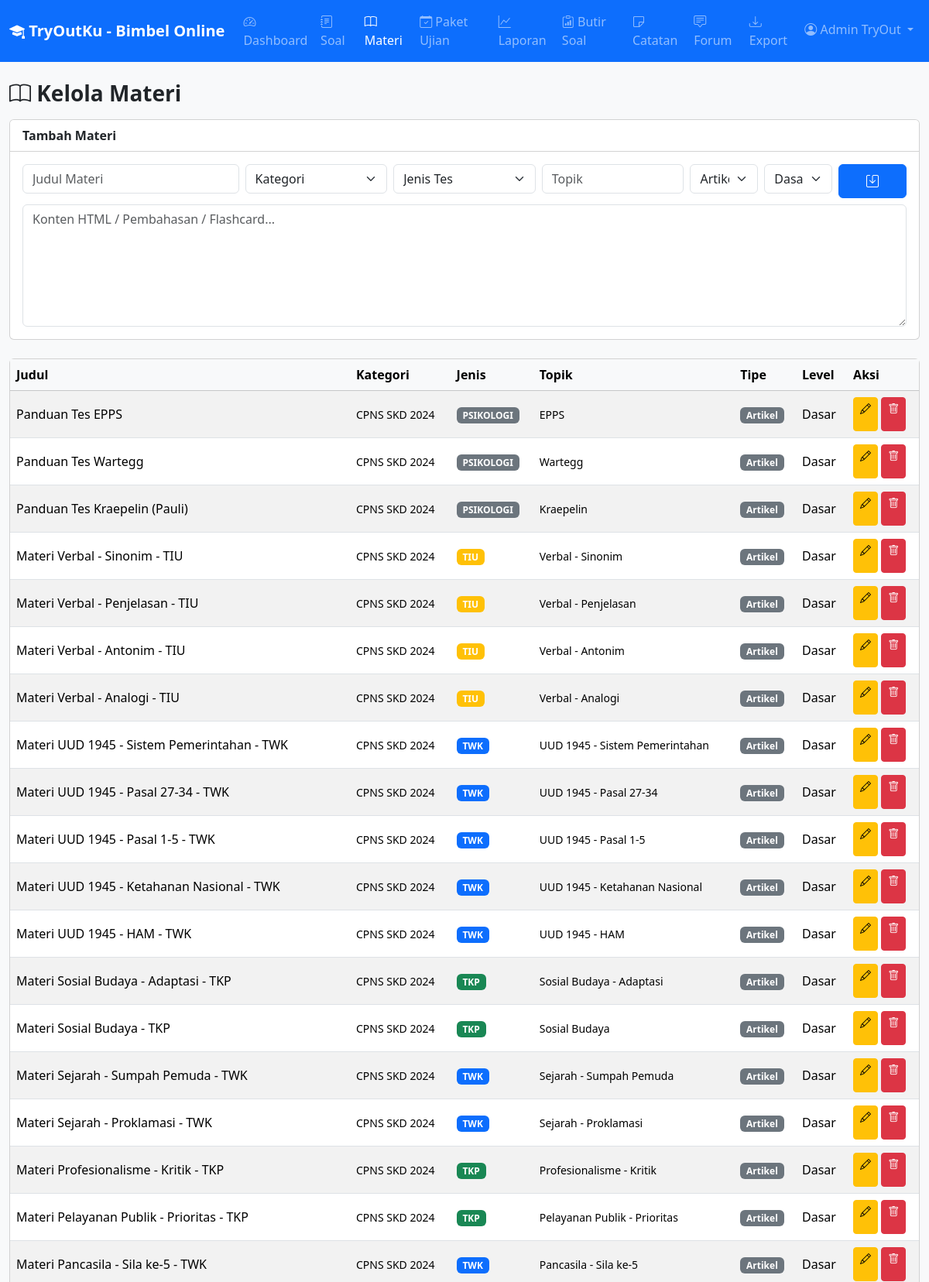
/admin/kelola_materi.php (signed in, upper part), run on the app's committed database.
### tables this page shows
CREATE TABLE `materi` (
  `id` int(11) NOT NULL AUTO_INCREMENT,
  `kategori_ujian_id` int(11) DEFAULT NULL,
  `judul` varchar(255) NOT NULL,
  `topik` varchar(100) NOT NULL,
  `jenis_tes` enum('twk','tiu','tkp','psikologi') DEFAULT NULL,
  `konten_html` longtext DEFAULT NULL,
  `tipe` enum('artikel','video','flashcard','rumus') DEFAULT 'artikel',
  `level` enum('dasar','menengah','lanjut') DEFAULT 'dasar',
  `created_at` datetime DEFAULT current_timestamp(),
  PRIMARY KEY (`id`),
  KEY `kategori_ujian_id` (`kategori_ujian_id`),
  CONSTRAINT `materi_kategori` FOREIGN KEY (`kategori_ujian_id`) REFERENCES `kategori_ujian` (`id`) ON DELETE SET NULL
);

CREATE TABLE `kategori_ujian` (
  `id` int(11) NOT NULL AUTO_INCREMENT,
  `nama` varchar(50) NOT NULL,
  `deskripsi` text DEFAULT NULL,
  `passing_grade_twk` int(5) NOT NULL DEFAULT 65,
  `passing_grade_tiu` int(5) NOT NULL DEFAULT 80,
  `passing_grade_tkp` int(5) NOT NULL DEFAULT 166,
  `passing_grade_kumulatif` int(5) NOT NULL DEFAULT 311,
  `waktu_pengerjaan` int(5) NOT NULL DEFAULT 90,
  `jumlah_soal` int(5) NOT NULL DEFAULT 100,
  `jumlah_soal_twk` int(5) NOT NULL DEFAULT 35,
  `jumlah_soal_tiu` int(5) NOT NULL DEFAULT 30,
  `jumlah_soal_tkp` int(5) NOT NULL DEFAULT 35,
  `created_at` datetime DEFAULT current_timestamp(),
  PRIMARY KEY (`id`)
);

### includes/functions.php (called while the page is built, shortened)
<?php
function e($str) {
    return htmlspecialchars($str ?? '', ENT_QUOTES, 'UTF-8');
}
function getJenisTesLabel($jenis) {
    $map = ['twk' => 'TWK', 'tiu' => 'TIU', 'tkp' => 'TKP'];
    return $map[$jenis] ?? strtoupper($jenis);
}
function getJenisTesColor($jenis) {
    $map = ['twk' => 'primary', 'tiu' => 'warning', 'tkp' => 'success'];
    return $map[$jenis] ?? 'secondary';
}

### admin/kelola_materi.php (the view, shortened to what this page needs)
<?php
require_once __DIR__ . '/../includes/functions.php';
$editData = null;
$materi = $conn->query('SELECT m.*, k.nama as kategori_nama FROM materi m LEFT JOIN kategori_ujian k ON m.kategori_ujian_id = k.id ORDER BY m.id DESC');
require_once __DIR__ . '/../includes/header.php';
require_once __DIR__ . '/../includes/navbar_admin.php';
?>
<div class="container py-4">
    <h3 class="fw-bold mb-3"><i class="bi bi-book"></i> Kelola Materi</h3>
    <div class="card mb-4">
        <div class="card-header bg-white fw-bold"><?= $editData ? 'Edit' : 'Tambah' ?> Materi</div>
        <div class="card-body">
            <form method="POST">
                <div class="row g-2">
                    <div class="col-md-3"><input type="text" name="judul" class="form-control" placeholder="Judul Materi" required value="<?= e($editData['judul'] ?? '') ?>"></div>
                    <div class="col-md-2">
                        <select name="kategori_ujian_id" class="form-select" required>
                            <option value="">Kategori</option>
                        </select>
                    </div>
                    <div class="col-md-2">
                        <select name="jenis_tes" class="form-select">
                            <option value="">Jenis Tes</option>
                        </select>
                    </div>
                    <div class="col-md-2"><input type="text" name="topik" class="form-control" placeholder="Topik" required value="<?= e($editData['topik'] ?? '') ?>"></div>
                    <div class="col-md-1">
                        <select name="tipe" class="form-select">
                            <?php foreach (['artikel','video','flashcard','rumus'] as $t): ?>
                                <option value="<?= $t ?>" <?= ($editData['tipe'] ?? '') === $t ? 'selected' : '' ?>><?= ucfirst($t) ?></option>
                            <?php endforeach; ?>
                        </select>
                    </div>
                    <div class="col-md-1">
                        <select name="level" class="form-select">
                            <?php foreach (['dasar','menengah','lanjut'] as $l): ?>
                                <option value="<?= $l ?>" <?= ($editData['level'] ?? '') === $l ? 'selected' : '' ?>><?= ucfirst($l) ?></option>
                            <?php endforeach; ?>
                        </select>
                    </div>
                    <div class="col-md-1">
                        <button type="submit" class="btn btn-primary w-100"><i class="bi bi-save"></i></button>
                    </div>
                </div>
                <div class="mt-2">
                    <textarea name="konten_html" class="form-control" rows="6" placeholder="Konten HTML / Pembahasan / Flashcard..."><?= e($editData['konten_html'] ?? '') ?></textarea>
                </div>
            </form>
        </div>
    </div>
    <div class="card">
        <div class="card-body p-0">
            <div class="table-responsive">
                <table class="table table-hover table-striped mb-0 align-middle">
                    <thead class="table-light">
                        <tr><th>Judul</th><th>Kategori</th><th>Jenis</th><th>Topik</th><th>Tipe</th><th>Level</th><th>Aksi</th></tr>
                    </thead>
                    <tbody>
                        <?php while ($row = $materi->fetch_assoc()): ?>
                        <tr>
                            <td><?= e($row['judul']) ?></td>
                            <td><small><?= e($row['kategori_nama'] ?? '-') ?></small></td>
                            <td><span class="badge bg-<?= getJenisTesColor($row['jenis_tes']) ?>"><?= getJenisTesLabel($row['jenis_tes']) ?></span></td>
                            <td><small><?= e($row['topik']) ?></small></td>
                            <td><span class="badge bg-secondary"><?= ucfirst($row['tipe']) ?></span></td>
                            <td><?= ucfirst($row['level']) ?></td>
                            <td>
                                <a href="?edit=<?= $row['id'] ?>" class="btn btn-sm btn-warning"><i class="bi bi-pencil"></i></a>
                                <a href="?hapus=<?= $row['id'] ?>" class="btn btn-sm btn-danger" onclick="return confirm('Hapus?')"><i class="bi bi-trash"></i></a>
                            </td>
                        </tr>
                        <?php endwhile; ?>
                    </tbody>
                </table>
            </div>
        </div>
    </div>
</div>
<?php require_once __DIR__ . '/../includes/footer.php'; ?>

### assets/css/custom.css (style rules this page uses)
:root { --primary-color: #0d6efd; --success-color: #198754; --danger-color: #dc3545; --warning-color: #ffc107; }
body { font-family: 'Segoe UI', Tahoma, Geneva, Verdana, sans-serif; -webkit-tap-highlight-color: transparent; }
.btn, .opsi-jawaban, .list-group-item-action, .nav-link, .dropdown-item, .form-check-input, .accordion-button { min-height: 44px; }
input, select, textarea { font-size: 16px; }
.container, .container-fluid { max-width: 100vw; overflow-x: hidden; }
.table-responsive { -webkit-overflow-scrolling: touch; }

### data on the page
materi: judul "Panduan Tes EPPS", kategori_ujian.nama "CPNS SKD 2024", jenis_tes "PSIKOLOGI", topik "EPPS", tipe "Artikel", level "Dasar"
materi: judul "Panduan Tes Wartegg", kategori_ujian.nama "CPNS SKD 2024", jenis_tes "PSIKOLOGI", topik "Wartegg", tipe "Artikel", level "Dasar"
materi: judul "Panduan Tes Kraepelin (Pauli)", kategori_ujian.nama "CPNS SKD 2024", jenis_tes "PSIKOLOGI", topik "Kraepelin", tipe "Artikel", level "Dasar"
materi: judul "Materi Verbal - Sinonim - TIU", kategori_ujian.nama "CPNS SKD 2024", jenis_tes "TIU", topik "Verbal - Sinonim", tipe "Artikel", level "Dasar"
materi: judul "Materi Verbal - Penjelasan - TIU", kategori_ujian.nama "CPNS SKD 2024", jenis_tes "TIU", topik "Verbal - Penjelasan", tipe "Artikel", level "Dasar"
materi: judul "Materi Verbal - Antonim - TIU", kategori_ujian.nama "CPNS SKD 2024", jenis_tes "TIU", topik "Verbal - Antonim", tipe "Artikel", level "Dasar"
materi: judul "Materi Verbal - Analogi - TIU", kategori_ujian.nama "CPNS SKD 2024", jenis_tes "TIU", topik "Verbal - Analogi", tipe "Artikel", level "Dasar"
materi: judul "Materi UUD 1945 - Sistem Pemerintahan - TWK", kategori_ujian.nama "CPNS SKD 2024", jenis_tes "TWK", topik "UUD 1945 - Sistem Pemerintahan", tipe "Artikel", level "Dasar"
materi: judul "Materi UUD 1945 - Pasal 27-34 - TWK", kategori_ujian.nama "CPNS SKD 2024", jenis_tes "TWK", topik "UUD 1945 - Pasal 27-34", tipe "Artikel", level "Dasar"
materi: judul "Materi UUD 1945 - Pasal 1-5 - TWK", kategori_ujian.nama "CPNS SKD 2024", jenis_tes "TWK", topik "UUD 1945 - Pasal 1-5", tipe "Artikel", level "Dasar"
materi: judul "Materi UUD 1945 - Ketahanan Nasional - TWK", kategori_ujian.nama "CPNS SKD 2024", jenis_tes "TWK", topik "UUD 1945 - Ketahanan Nasional", tipe "Artikel", level "Dasar"
materi: judul "Materi UUD 1945 - HAM - TWK", kategori_ujian.nama "CPNS SKD 2024", jenis_tes "TWK", topik "UUD 1945 - HAM", tipe "Artikel", level "Dasar"
materi: judul "Materi Sosial Budaya - Adaptasi - TKP", kategori_ujian.nama "CPNS SKD 2024", jenis_tes "TKP", topik "Sosial Budaya - Adaptasi", tipe "Artikel", level "Dasar"
materi: judul "Materi Sosial Budaya - TKP", kategori_ujian.nama "CPNS SKD 2024", jenis_tes "TKP", topik "Sosial Budaya", tipe "Artikel", level "Dasar"
materi: judul "Materi Sejarah - Sumpah Pemuda - TWK", kategori_ujian.nama "CPNS SKD 2024", jenis_tes "TWK", topik "Sejarah - Sumpah Pemuda", tipe "Artikel", level "Dasar"
materi: judul "Materi Sejarah - Proklamasi - TWK", kategori_ujian.nama "CPNS SKD 2024", jenis_tes "TWK", topik "Sejarah - Proklamasi", tipe "Artikel", level "Dasar"
materi: judul "Materi Profesionalisme - Kritik - TKP", kategori_ujian.nama "CPNS SKD 2024", jenis_tes "TKP", topik "Profesionalisme - Kritik", tipe "Artikel", level "Dasar"
materi: judul "Materi Pelayanan Publik - Prioritas - TKP", kategori_ujian.nama "CPNS SKD 2024", jenis_tes "TKP", topik "Pelayanan Publik - Prioritas", tipe "Artikel", level "Dasar"
materi: judul "Materi Pancasila - Sila ke-5 - TWK", kategori_ujian.nama "CPNS SKD 2024", jenis_tes "TWK", topik "Pancasila - Sila ke-5", tipe "Artikel", level "Dasar"

### other printed values
APP_NAME "TryOutKu - Bimbel Online"
$_SESSION['nama'] "Admin TryOut"
form field tipe "Artikel"
form field level "Dasar"
